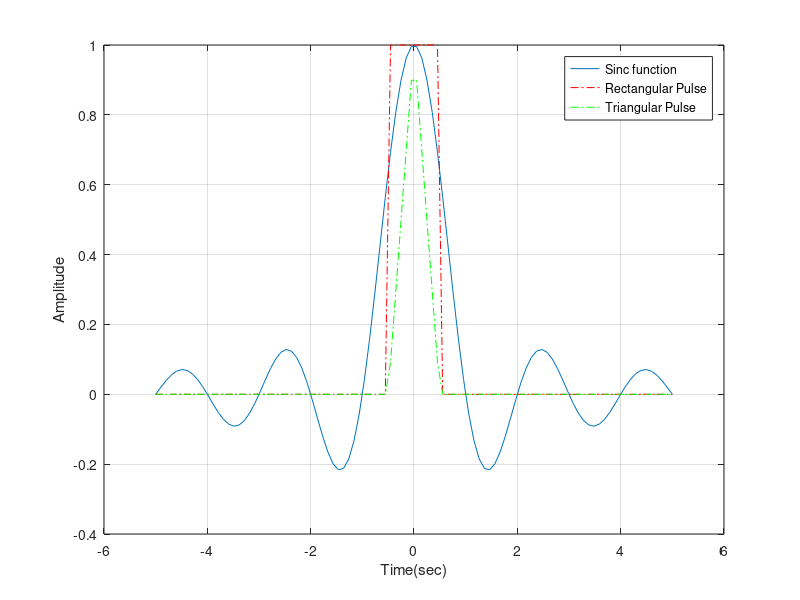

The MATLAB source for this figure:
tt = linspace(-5,5);
yy1 = sinc(tt);
yy2 = rectpuls(tt);
yy3 = tripuls(tt);
figure(17)
plot(tt, yy1)
hold on 
plot(tt, yy2, 'r-.')
plot(tt, yy3, 'g-.')
grid on
xlabel('Time(sec)')
ylabel('Amplitude')
legend('Sinc function','Rectangular Pulse','Triangular Pulse')
